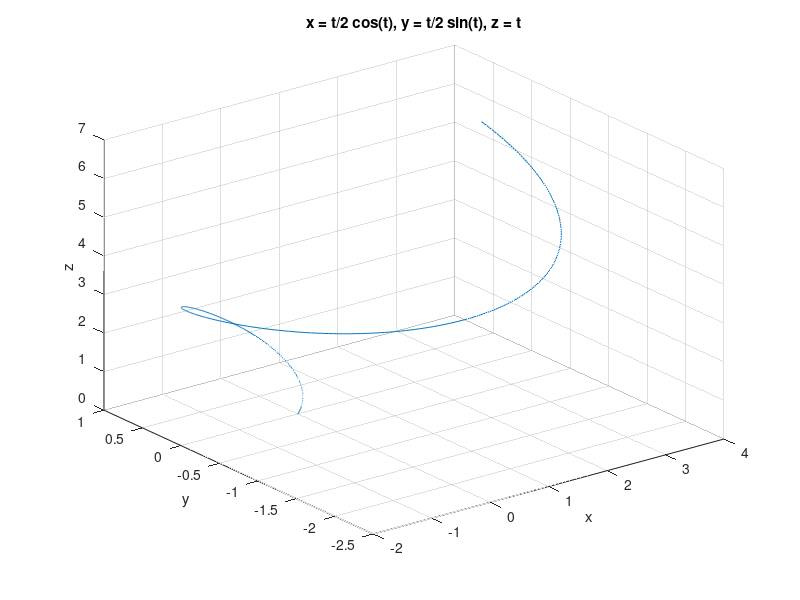
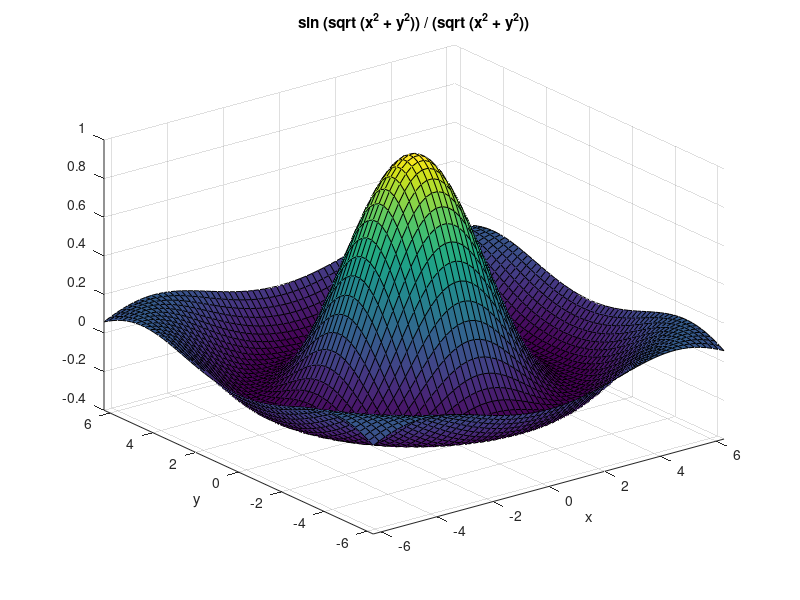
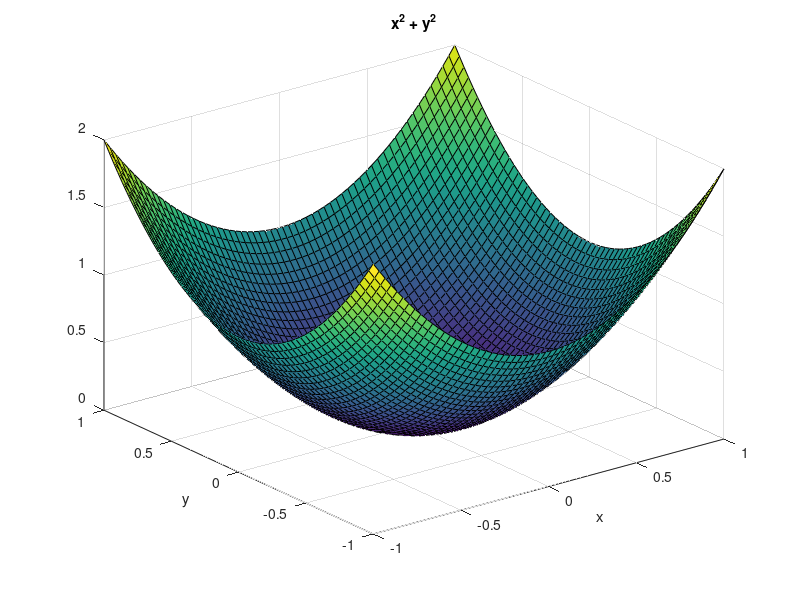
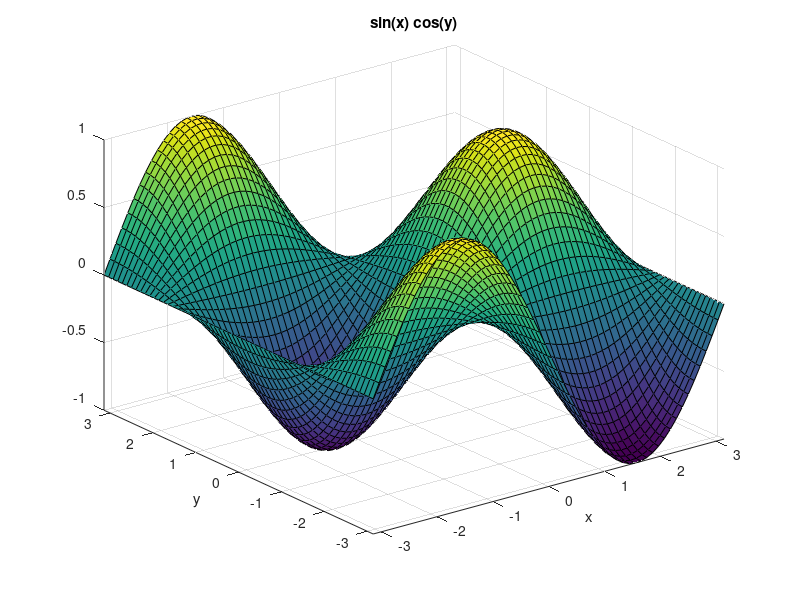

These figures' MATLAB source, in order:
% Introduccion a Octave - 2020 - FCAI-UNCuyo
% 
%
%% Guia de problemas 1

%% El script esta listo para ejecutarlo. Relacione la figura con el comando correspondiente.

figure(1)
ezplot3('t/2*cos(t)','t/2*sin(t)','t')

figure(2)
ezsurf('sin (sqrt (x^2 + y^2)) / (sqrt (x^2 + y^2))')

figure(3)
ezsurf('x^2 + y^2', [-1, 1])

figure(4)
ezsurf('sin(x)*cos(y)',[-pi, pi])

figure(5)
ezsurf('sin(x^2 + y^2)', [-pi/2, pi/2])

figure(6)
ezcontour('sin(x^2 + y^2)', [-pi/2, pi/2])
